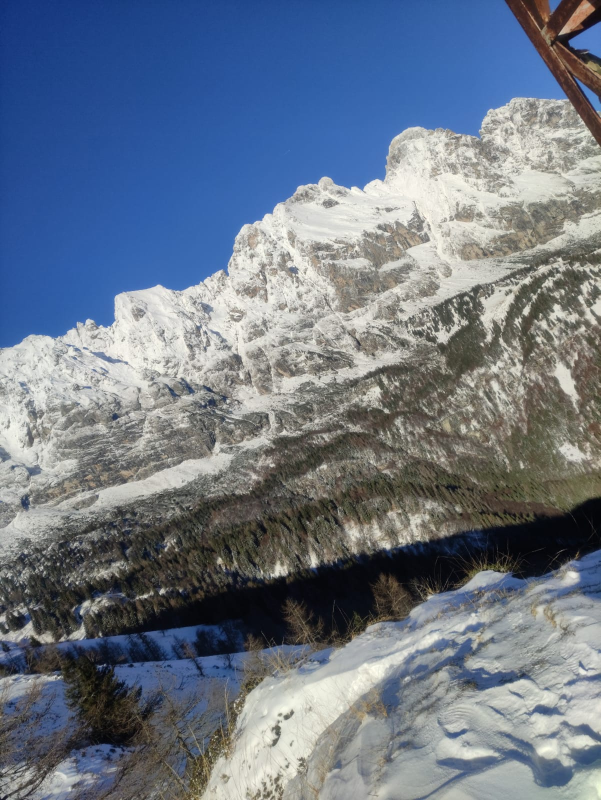
#> input picture TASK2/data/Sella Panorama/13.jpeg, 1201 x 1600 px, given as the content of the folder data/Sella Panorama/13.jpeg, which was not available (shown at 1/2 size)
$ python -i dataset.py   (imports and definitions only)
#> lines starting #> are read from the running program, lines starting #| are printed output that depends on the picture; pictures that were not available may be replaced by others from this repository, and a replacement may not be noted
#####TUWIEN - WS2023 CV: Task2 - Image Stitching
#####*********+++++++++*******++++INSERT GROUP NO. 4
from typing import List, Tuple
from matplotlib.pyplot import angle_spectrum
import numpy as np
# from cyvlfeat.sift.sift import sift
# import cyvlfeat
import os
import cv2
import glob


def get_panorama_data(path: str) -> Tuple[List[np.ndarray], List[cv2.KeyPoint], List[np.ndarray]]:
    """
    Loop through images in given folder (do not forget to sort them), extract SIFT points
    and return images, keypoints and descriptors
    This time we need to work with color images. Since OpenCV uses BGR you need to swap the channels to RGB
    HINT: sorted(..), glob.glob(..), cv2.imread(..), sift=cv2.SIFT_create(), sift.detectAndCompute(..)

    Parameters
    ----------
    path : str
        path to image folder

    Returns
    ---------
    List[np.ndarray]
        img_data : list of images
    List[cv2.Keypoint]
        all_keypoints : list of keypoints ([number_of_images x number_of_keypoints] - KeyPoint)
    List[np.ndarray]
        all_descriptors : list of descriptors ([number_of_images x num_of_keypoints, 128] - float)
    """
#> called with path = 'data/Sella Panorama/13.jpeg'

    # student_code start

    img_data = []
    all_keypoints = []
    all_descriptors = []

    list_img = sorted(os.listdir(path))

    for filename in list_img:
        img = cv2.imread(os.path.join(path,filename))
#> img is the input picture: shape (1600, 1201, 3); mean B, G, R 134.2, 118.6, 107.6
        img = cv2.cvtColor(img, cv2.COLOR_BGR2RGB)
        # img = cv2.cvtColor(cv2.imread(os.path.join(path,filename)), cv2.COLOR_BGR2RGB)
        if img is not None:
            img_data.append(img)

    for img in img_data:
        img_gray = cv2.cvtColor(img, cv2.COLOR_RGB2GRAY)
        sift = cv2.SIFT_create()
        keypoints, descriptors = sift.detectAndCompute(img_gray, None)
        all_keypoints.append(keypoints)
        all_descriptors.append(descriptors)
#> this loop made 1 pass
#> pass 1, in get_panorama_data, `img_gray = cv2.cvtColor(img, cv2.COLOR_RGB2GRAY)`:
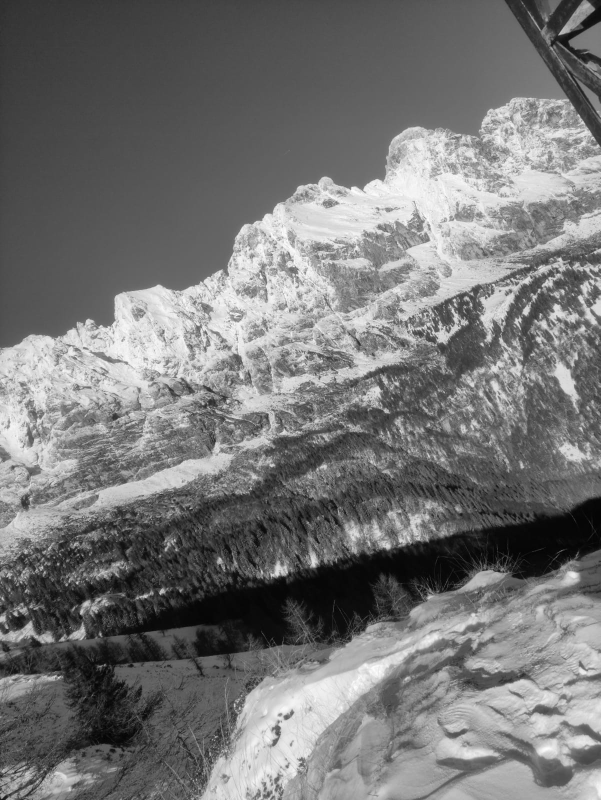
#> img_gray: shape (1600, 1201) (shown at 1/2 size); min 0, max 254, mean 117.1
#> after the loop, all_descriptors = 1 item; all_keypoints = 1 item

    # student_code end

    return img_data, all_keypoints, all_descriptors

>>> result = get_panorama_data('data/Sella Panorama/13.jpeg')

$ run again, on TASK2/data/Sella Panorama/2.jpeg
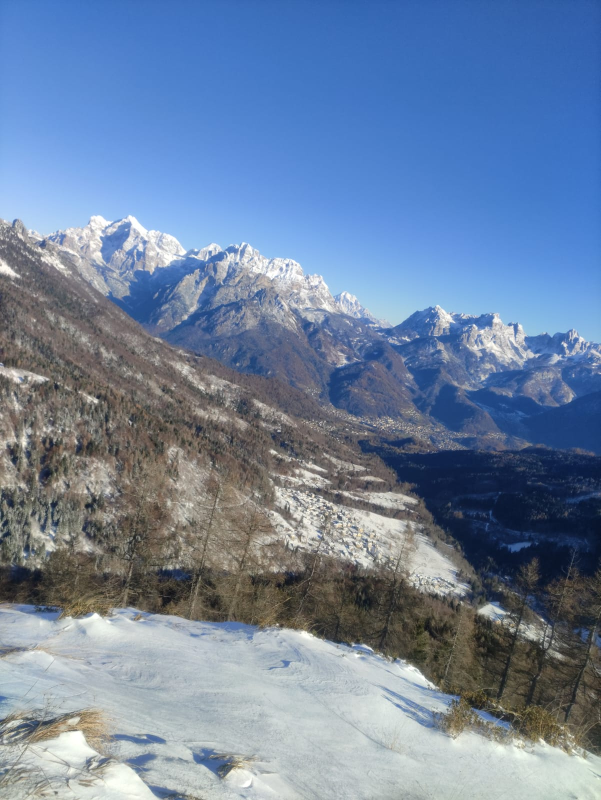
#> input picture TASK2/data/Sella Panorama/2.jpeg, 1201 x 1600 px, given as the content of the folder data/Sella Panorama/2.jpeg, which was not available (shown at 1/2 size)
#> in get_panorama_data, img is the input picture: shape (1600, 1201, 3); mean B, G, R 159.4, 130.7, 110.1
#> the loop in get_panorama_data, `for img in img_data:` made 1 pass
#> pass 1, in get_panorama_data, `img_gray = cv2.cvtColor(img, cv2.COLOR_RGB2GRAY)`:
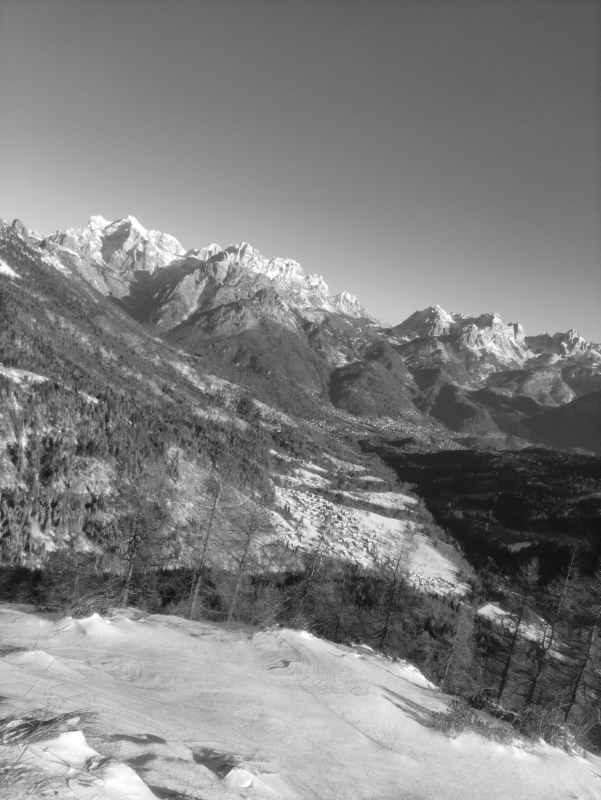
#> img_gray: shape (1600, 1201) (shown at 1/2 size); min 10, max 255, mean 127.8
#> after the loop in get_panorama_data, `for img in img_data:`: all_descriptors = 1 item

$ run again, on TASK2/data/Sella Panorama/6.jpeg
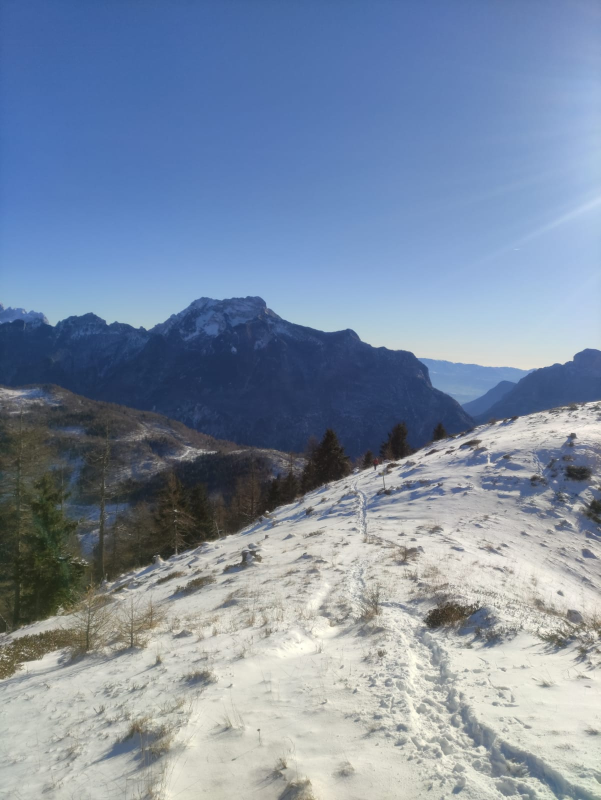
#> input picture TASK2/data/Sella Panorama/6.jpeg, 1201 x 1600 px, given as the content of the folder data/Sella Panorama/6.jpeg, which was not available (shown at 1/2 size)
#> in get_panorama_data, img is the input picture: shape (1600, 1201, 3); mean B, G, R 163.8, 141.6, 125.6
#> the loop in get_panorama_data, `for img in img_data:` made 1 pass
#> pass 1, in get_panorama_data, `img_gray = cv2.cvtColor(img, cv2.COLOR_RGB2GRAY)`:
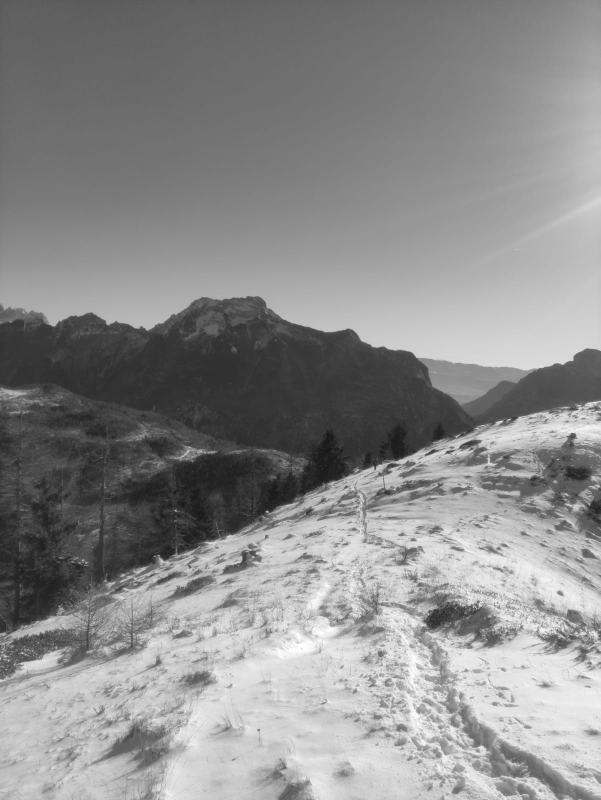
#> img_gray: shape (1600, 1201) (shown at 1/2 size); min 19, max 254, mean 139.4
#> after the loop in get_panorama_data, `for img in img_data:`: all_descriptors = 1 item

$ run again, on TASK2/data/Sella Panorama/9.jpeg
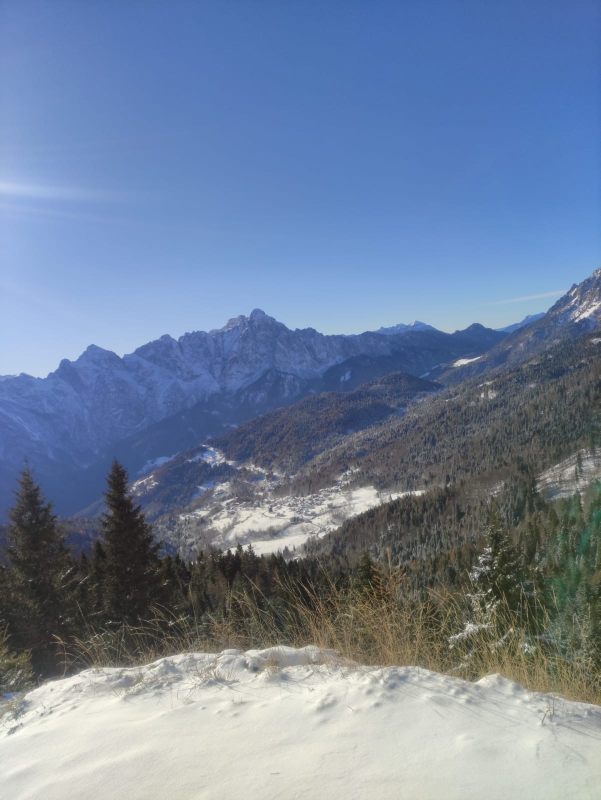
#> input picture TASK2/data/Sella Panorama/9.jpeg, 1201 x 1600 px, given as the content of the folder data/Sella Panorama/9.jpeg, which was not available (shown at 1/2 size)
#> in get_panorama_data, img is the input picture: shape (1600, 1201, 3); mean B, G, R 156.9, 130.3, 113
#> the loop in get_panorama_data, `for img in img_data:` made 1 pass
#> pass 1, in get_panorama_data, `img_gray = cv2.cvtColor(img, cv2.COLOR_RGB2GRAY)`:
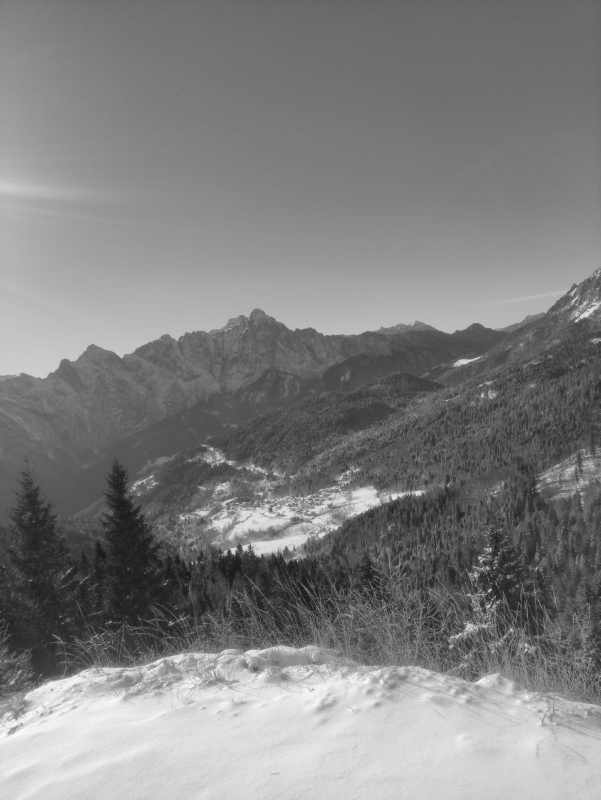
#> img_gray: shape (1600, 1201) (shown at 1/2 size); min 18, max 254, mean 128.2
#> after the loop in get_panorama_data, `for img in img_data:`: all_descriptors = 1 item
